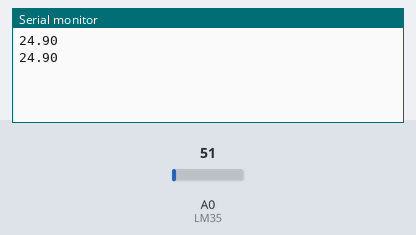
Simulated run of this sketch. Board: Arduino Uno, built with avr-gcc and run on an emulated ATmega328P. Parts: the last lines printed to the serial monitor. The inputs (shaded band) are chosen by the test bench; at power-on: A0 (LM35) = 51.

Above: at 1.8 s.
1.9 s: A0 (LM35) set to 61
At 2.8 s:
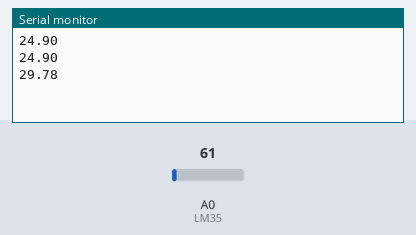
3.4 s: A0 (LM35) set to 71
At 4.4 s:
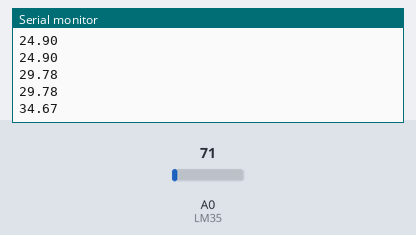
Timing chart, 0 to 6.4 s (numbered marks = the images above; inputs shaded):
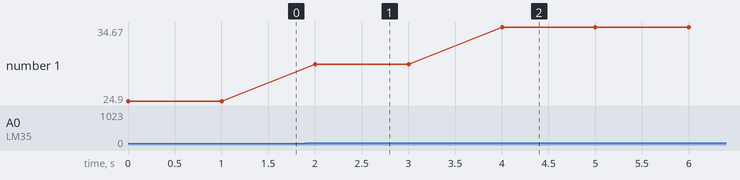

Measured:
- after the input at 1.9 s, the serial monitor: prints a new line after 0.10 s (image 1)
- after the input at 3.4 s, the serial monitor: prints a new line after 0.60 s (image 2)
- plotted number 1: 24.9 → 29.78 after the input at 1.9 s, 29.78 → 34.67 after the input at 3.4 s

The sketch:

lm35.ino
```cpp
#define LM35 A0

void setup() {
 Serial.begin (9600); // put your setup code here, to run once:

}

void loop() {
  // put your main code here, to run repeatedly:
 float lmvalue = analogRead(LM35);
 float tempr = (lmvalue * 0.48825) ;
 Serial.println(tempr);
 delay(1000);
}
```
